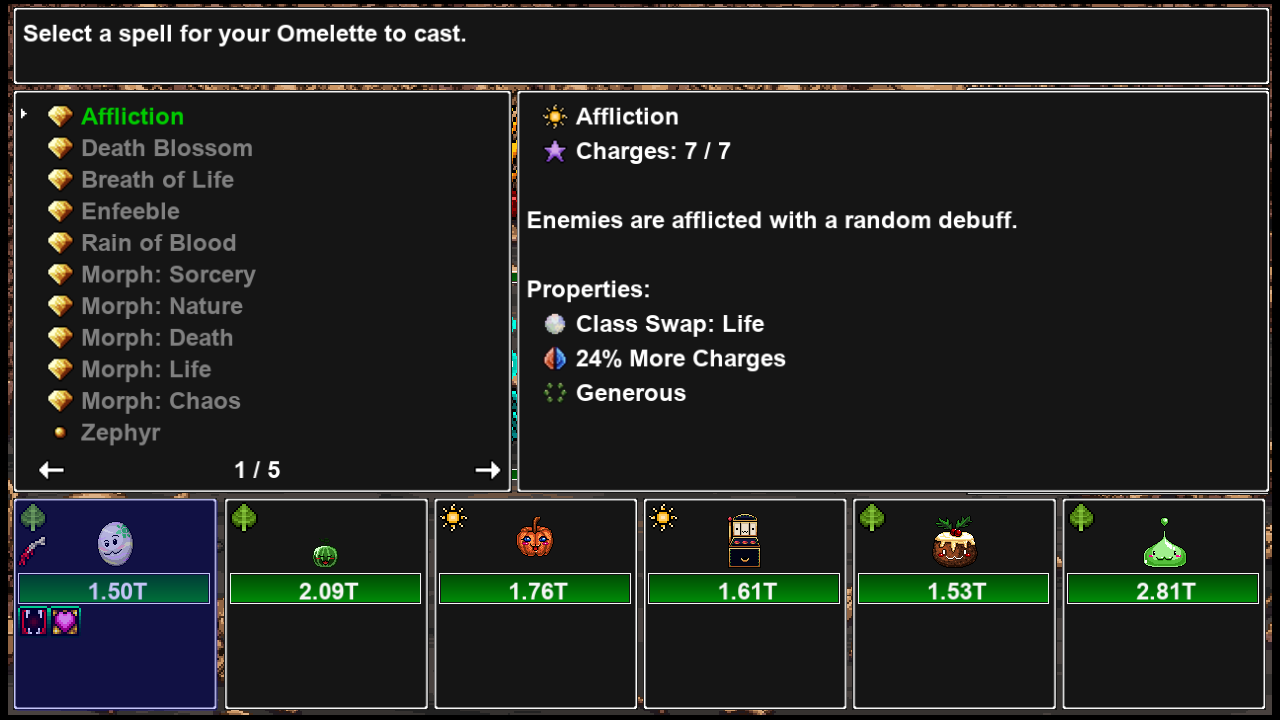
#> input picture tests/ui_screens/battle/battle_cast_affliction_life.png, 1280 x 720 px
$ python -i shared.py   (imports and definitions only)
#> lines starting #> are read from the running program, lines starting #| are printed output that depends on the picture
from typing import Optional

import cv2
import numpy as np

YELLOW_CREATURE_SELECT_BGR = np.array([0, 255, 255])
GREEN_CREATURE_SELECT_BGR = np.array([0, 255, 0])


# [27 lines that did not run here, left out]

>>> import cv2
>>> picture = cv2.imread('../../tests/ui_screens/battle/battle_cast_affliction_life.png', cv2.IMREAD_GRAYSCALE)
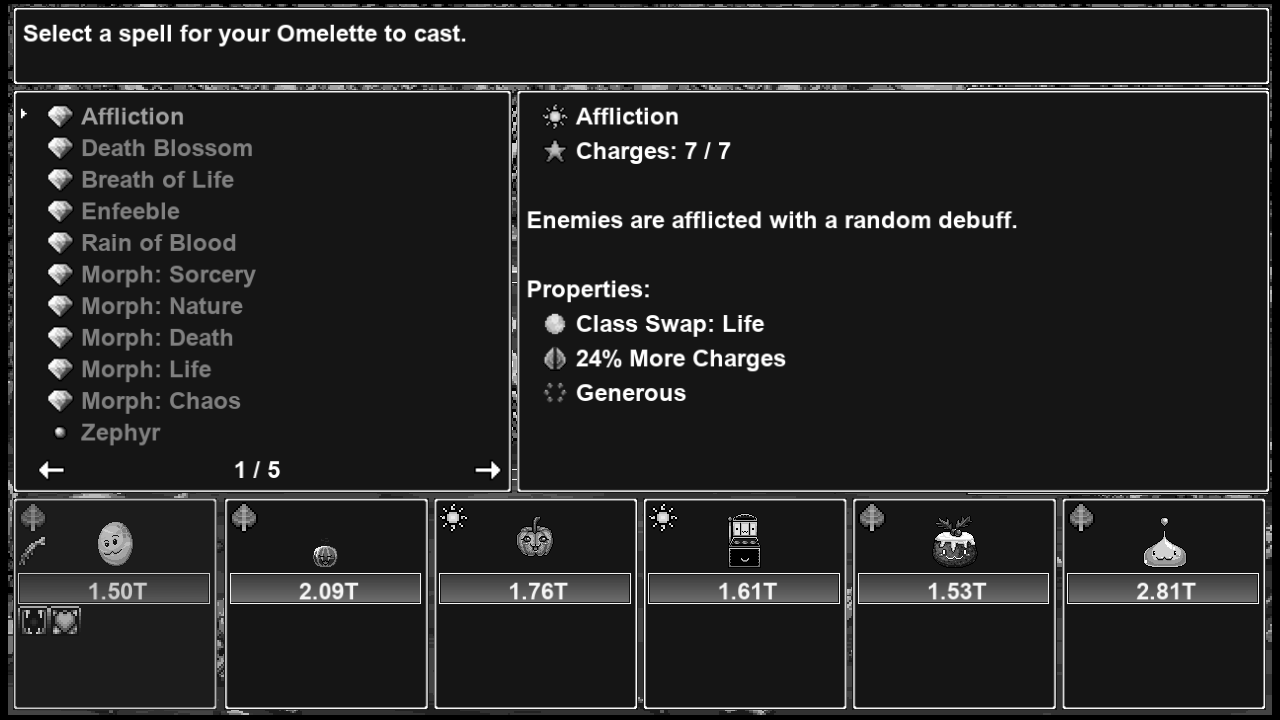
#> picture: shape (720, 1280); min 0, max 255, mean 36.5
#> (the run stopped early here; a loop or call above may not have finished)
